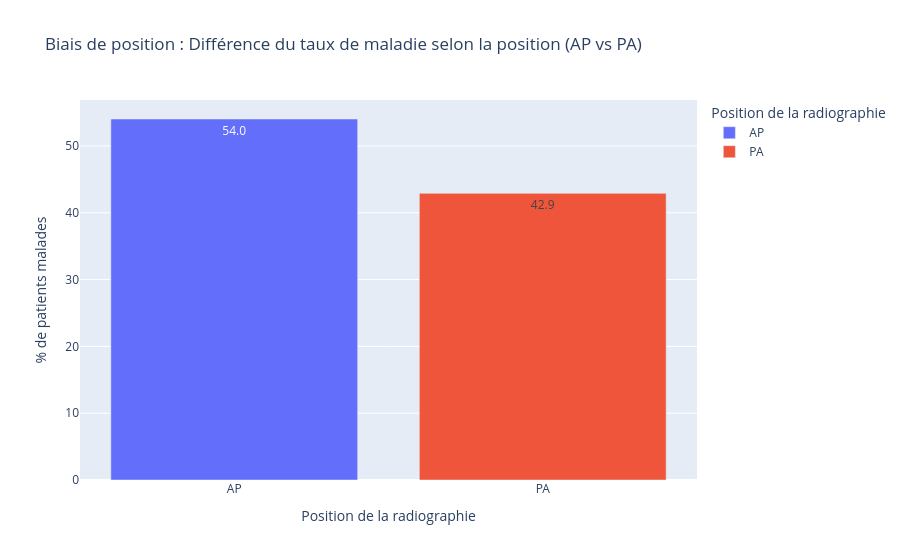

The code cell stored with this chart in its notebook:
### Code cell
# On charge le dataset
df = pd.read_csv('DATA/metadata.csv')

# Création d'une colonne numérique pour faciliter les calculs
df['is_malade'] = (df['label'] == 'malade').astype(int)

# Création des tranches d'âge 
df['Age Group'] = pd.cut(df['Patient Age'], bins=[0, 39, 60, 120], labels=['<40 ans', '40-60 ans', '>60 ans'])

# On affiche les déséquilibres (Analyse Univariée)
print("Répartition par Position de vue ")
print(df['View Position'].value_counts(normalize=True) * 100)

print("\nRépartition par Genre ")
print(df['Patient Gender'].value_counts(normalize=True) * 100)

print("\nRépartition par Âge ")
print(df['Age Group'].value_counts(normalize=True) * 100)

# Puis on idetifie les biais (Analyse Bivariée)
print("\nTaux de maladie par Position de vue ")
biais_pos = df.groupby('View Position')['is_malade'].mean() * 100
print(biais_pos)

print("\nTaux de maladie par Genre ")
biais_genre = df.groupby('Patient Gender')['is_malade'].mean() * 100
print(biais_genre)

print("\nTaux de maladie par Âge ")
print(df.groupby('Age Group')['is_malade'].mean() * 100)

# Graphique
fig = px.bar(biais_pos, 
             title="Biais de position : Différence du taux de maladie selon la position (AP vs PA)",
             labels={'value': '% de patients malades', 'View Position': 'Position de la radiographie'},
             text_auto='.1f',
             color=biais_pos.index)
fig.show()

### Figure 1 — Plotly figure (JSON) as saved in the notebook; plotly's stock layout.template omitted (floating-point values rounded to 4 significant figures)
{"data": [{"hovertemplate": "Position de la radiographie=%{x}<br>% de patients malades=%{y}<extra></extra>", "legendgroup": "AP", "marker": {"color": "#636efa", "pattern": {"shape": ""}}, "name": "AP", "orientation": "v", "showlegend": true, "textposition": "auto", "texttemplate": "%{y:.1f}", "type": "bar", "x": ["AP"], "xaxis": "x", "y": [54.03], "yaxis": "y"}, {"hovertemplate": "Position de la radiographie=%{x}<br>% de patients malades=%{y}<extra></extra>", "legendgroup": "PA", "marker": {"color": "#EF553B", "pattern": {"shape": ""}}, "name": "PA", "orientation": "v", "showlegend": true, "textposition": "auto", "texttemplate": "%{y:.1f}", "type": "bar", "x": ["PA"], "xaxis": "x", "y": [42.91], "yaxis": "y"}], "layout": {"barmode": "relative", "legend": {"title": {"text": "Position de la radiographie"}, "tracegroupgap": 0}, "title": {"text": "Biais de position : Différence du taux de maladie selon la position (AP vs PA)"}, "xaxis": {"anchor": "y", "categoryarray": ["AP", "PA"], "categoryorder": "array", "domain": [0, 1], "title": {"text": "Position de la radiographie"}}, "yaxis": {"anchor": "x", "domain": [0, 1], "title": {"text": "% de patients malades"}}}}
